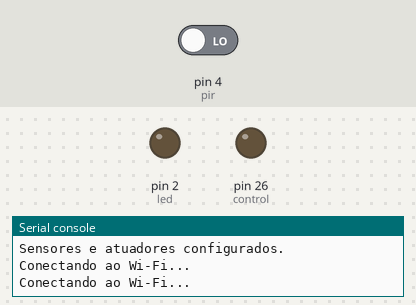
The program below on a simulated MicroPython board. On the bench: output pins drawn as LEDs (lit = HIGH), the last lines printed to the serial console. The inputs (shaded band) are chosen by the test bench; at power-on: pin 4 (pir) LOW. WiFi joins after 1.5 s; no MQTT or app messages arrive unless stated; library files of the repository ran but are not shown: 1 file(s).

Above: at 0.1 s.
At 32.3 s:
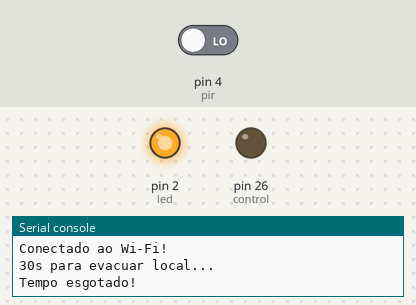
Timing chart, 0 to 33.8 s (numbered marks = the images above):
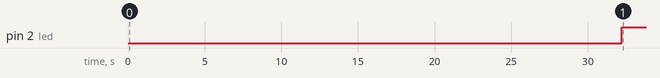

The program:

main.py
```python
from machine import Pin, reset  # pyright: ignore[reportMissingImports]
import network  # pyright: ignore[reportMissingImports]
from umqtt.simple import MQTTClient  # pyright: ignore[reportMissingImports]
from time import sleep

device = "scene0"
device_number = "0"
led = Pin(2, Pin.OUT)
control = Pin(26, Pin.OUT)
pir = Pin(4, Pin.IN)
wifi_ssid = "escape-run"
wifi_password = "Escape-run2025!"
broker = "escape-run.sj.ifsc.edu.br"

device_name = "-".join([device, device_number])
topic_subscribe = "/".join(["escape-run", "devices", device, device_number])
topic_publish = "escape-run/player/scene"
wlan = network.WLAN()
mqtt_client = MQTTClient(device_name, broker, keepalive=60)
last_read = 0
scanning = True


def setup():
    print("Iniciando código...")
    led.off()
    control.off()
    print("Sensores e atuadores configurados.")


def pir_pre():
    print("30s para evacuar local...")
    sleep(30)
    print("Tempo esgotado!")


def blink(num=1):
    for _ in range(num):
        sleep(0.1)
        led.off()
        sleep(0.1)
        led.on()


def wifi_connect():
    print("Conectando ao Wi-Fi...")
    wlan.active(True)
    wlan.connect(wifi_ssid, wifi_password)
    while not wlan.isconnected():
        print("Conectando ao Wi-Fi...")
        sleep(1)
    print("Conectado ao Wi-Fi!")


def callback(topic, payload):
    msg = payload.decode()
    print("Mensagem recebida:", msg)
    blink()
    if msg == "open" or msg == "unlock" or msg == "panic":
        print("Abrindo cofre...")
        mqtt_client.publish(topic_publish, "Scene1")
        sleep(1)
        control.on()
    elif msg == "close" or msg == "lock":
        print("Fechando cofre...")
        control.off()
    elif msg == "reset":
        print("Reiniciando dispositivo...")
        reset()


def mqtt_connect():
    global mqtt_client
    mqtt_client.connect(timeout=5)
    print("Conectado ao broker MQTT!")
    mqtt_client.set_callback(callback)
    mqtt_client.subscribe(topic_subscribe)
    print("Definidos callback e assinatura do tópico", topic_subscribe)
    led.on()


def pir_check():
    global last_read, scanning
    current_read = pir.value()
    if current_read > last_read:
        print("Novo jogador detectado!")
        mqtt_client.publish(topic_publish, "Scene15")
        blink()
        scanning = False
    last_read = current_read


if __name__ == "__main__":
    setup()
    wifi_connect()
    pir_pre()

    while True:
        blink()
        try:
            mqtt_connect()
            while True:
                if scanning:
                    pir_check()
                mqtt_client.check_msg()
                sleep(1)
        except OSError as e:
            print(f"Erro de conexão: {e}")
            sleep(5)
```

Measured:
- by itself, pin 2 (led): LOW → HIGH at 32.2 s
